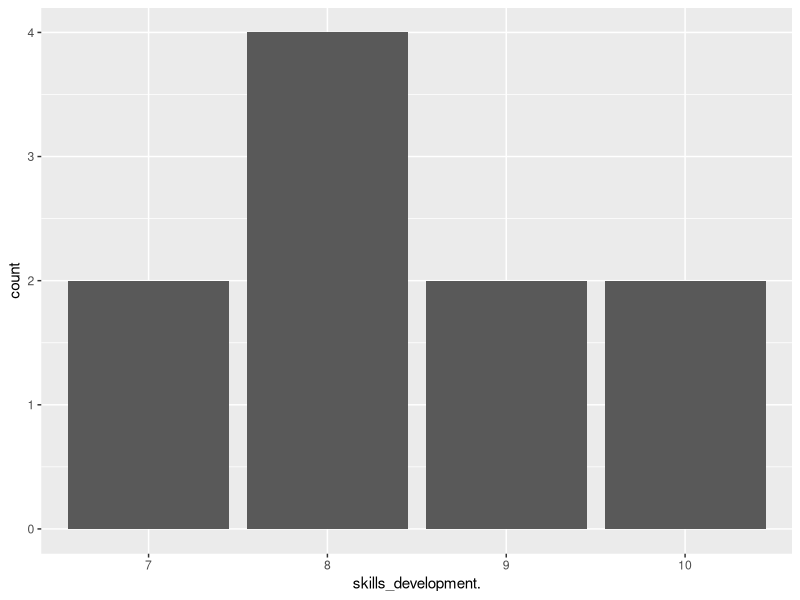
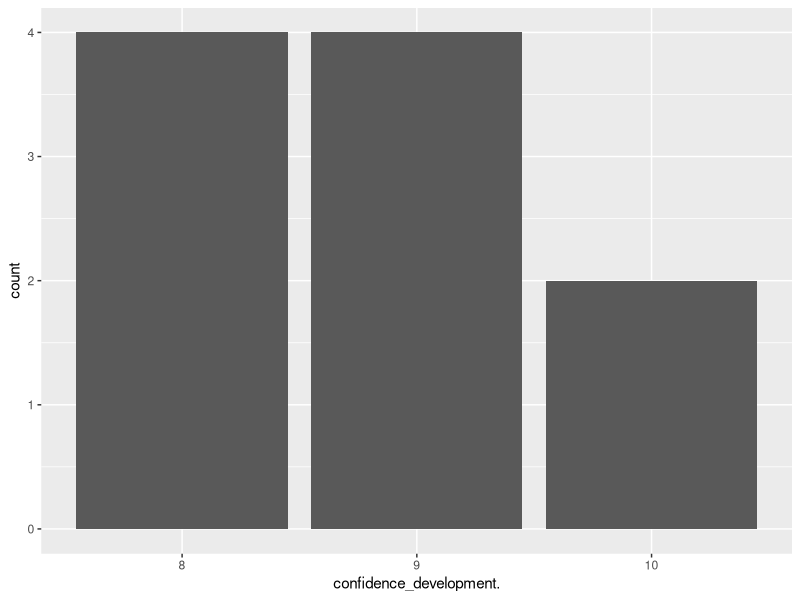
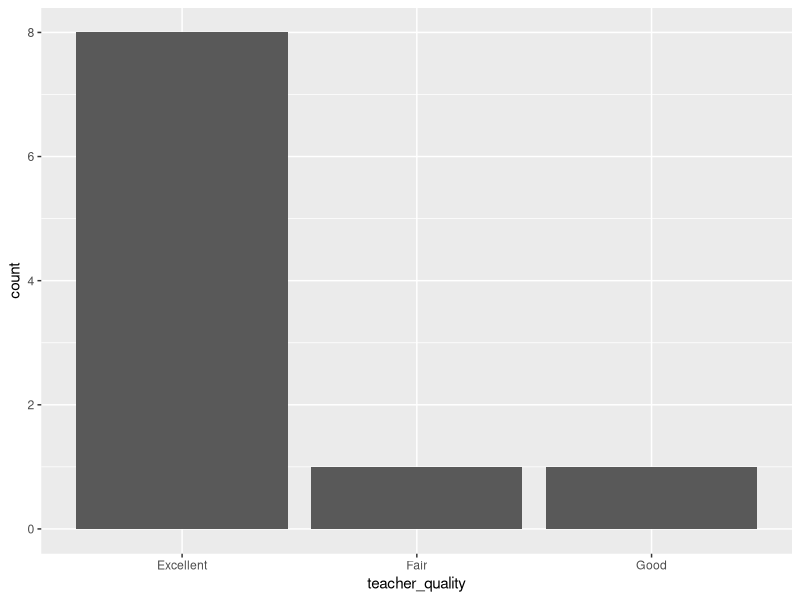
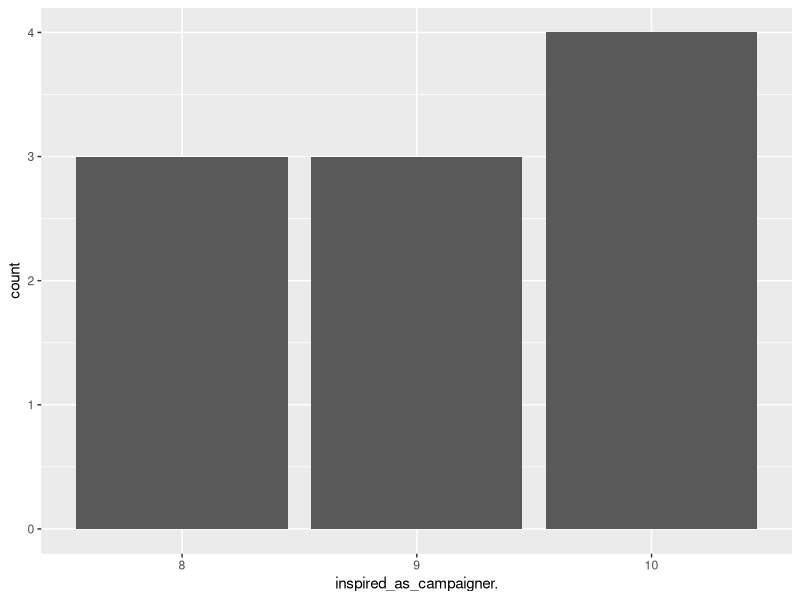
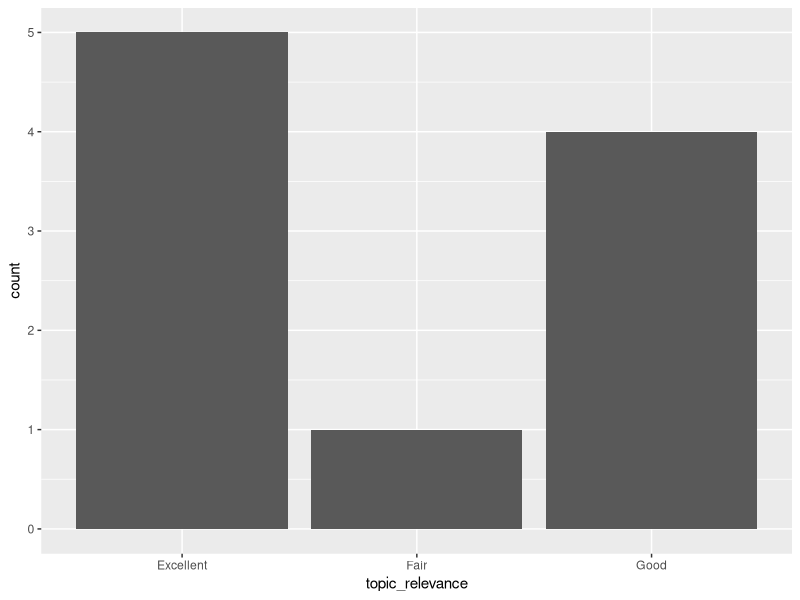
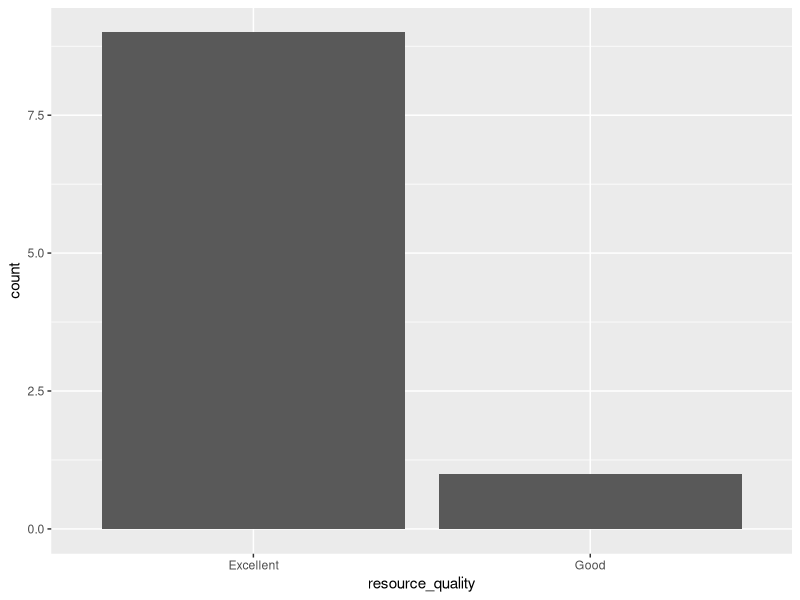
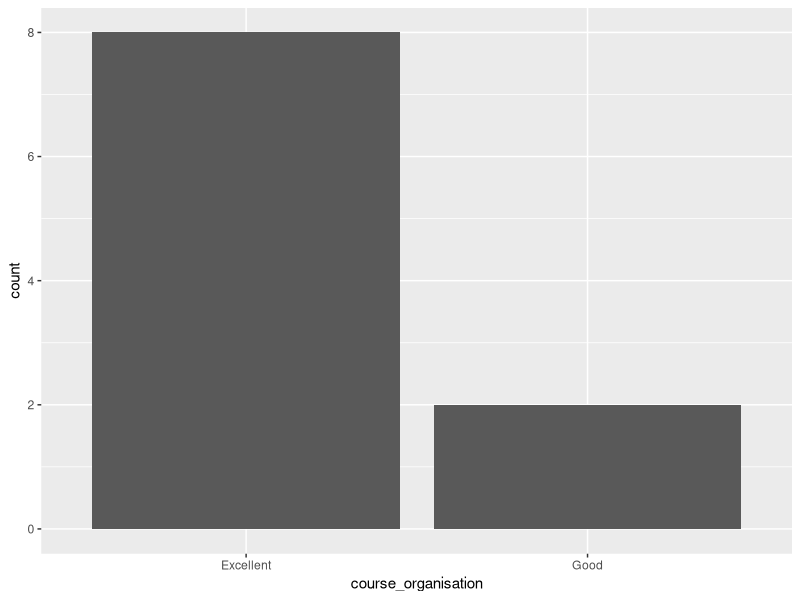

These charts were generated, in order, by the following R code:
library(ggplot2)
library(tidyverse)


### Campaigner training session 1 ###
session_dat <- read.csv("training_1.csv")
q_session <- c("skills_development.", "confidence_development.", "teacher_quality",
                "inspired_as_campaigner.", "topic_relevance", "resource_quality",
                "course_organisation")

for (i in q_session) {
  session_dat[[i]] <- as.factor(session_dat[[i]])
} #changes all question data types to factors rather than strings

for (i in q_session) {
  print (
    ggplot(subset(session_dat, i != "NA"), aes(x=.data[[i]])) +
      geom_bar()
  )
} # plots by rating colour coded by which session was attended
